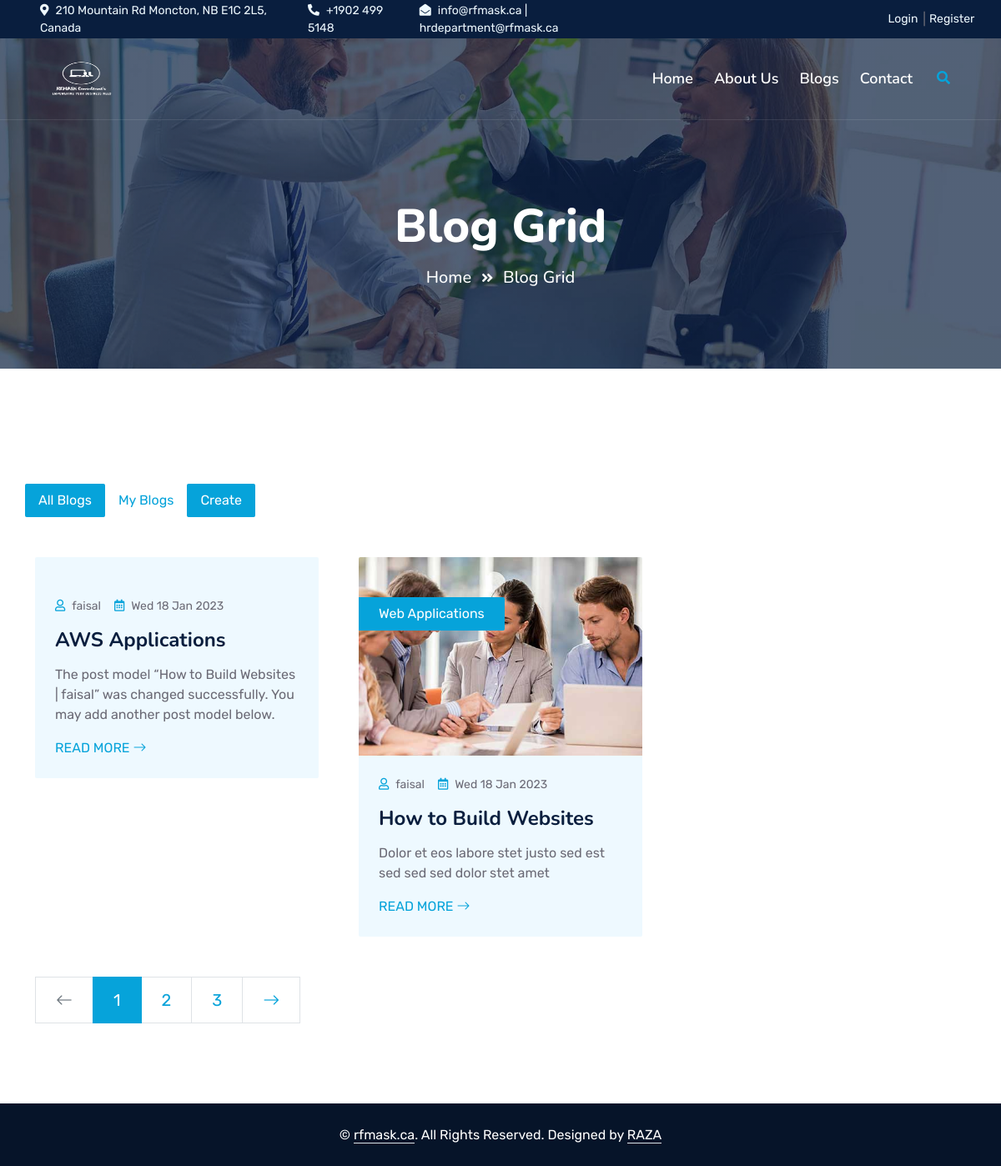
The page /blog/my_blog/ (signed in) on the database its author committed.
### blog/models.py (models this page shows, shortened)
class PostModel(models.Model):
    title = models.CharField(max_length=225)
    author = models.ForeignKey(User, on_delete=models.CASCADE)
    body = models.TextField()
    category = models.ForeignKey(BlogCategory, on_delete=models.CASCADE)
    date_created = models.DateTimeField(auto_now_add=True)
    image = models.ImageField(upload_to='post', validators=[
                              FileExtensionValidator(['png', 'jpg'])])
    class Meta:
        ordering = ('-date_created',)

class BlogCategory(models.Model):
    name = models.CharField(max_length=100)

### blog/views.py (the view)
# urls.py: path('my_blog/', views.my_blog, name='my_blog'),
def my_blog(request):
    context = {}
    user = request.user
    my_posts = PostModel.objects.filter(author=user)
    context['my_posts'] = my_posts
    return render(request, 'blog/my_blogs.html', context)

### templates/blog/my_blogs.html
{% extends 'home/base.html' %}
{% load static %}
{% block my_blog %}
<div class="container-fluid py-5 wow fadeInUp" data-wow-delay="0.1s">
    {% include 'blog/blog_nav.html'%}
    <div class="container py-5">
        <div class="row g-5">
            <div class="col-lg-8">
                <div class="row g-5">
                    {% for my_posts in my_posts %}
                    <div class="col-md-6 wow slideInUp" data-wow-delay="0.1s">
                        <div class="blog-item bg-light rounded overflow-hidden">
                            <div class="blog-img position-relative overflow-hidden">
                                <img class="img-fluid w-100" src="{{my_posts.image.url}}" alt="">
                                <a class="position-absolute top-0 start-0 bg-primary text-white rounded-end mt-5 py-2 px-4" href="">{{my_posts.category.name}}</a>
                            </div>
                            <div class="p-4">
                                <div class="d-flex mb-3">
                                    <small class="me-3"><i class="far fa-user text-primary me-2"></i>{{my_posts.author.username}}</small>
                                    <small><i class="far fa-calendar-alt text-primary me-2"></i>{{my_posts.date_created|date:"D d M Y"}}</small>
                                </div>
                                <h4 class="mb-3">{{my_posts.title}}</h4>
                                <p>{{my_posts.body}}</p>
                                <a class="text-uppercase" href="">Read More <i class="bi bi-arrow-right"></i></a>
                            </div>
                        </div>
                    </div>
                    {% endfor %}
                    <div class="col-12 wow slideInUp" data-wow-delay="0.1s">
                        <nav aria-label="Page navigation">
                          <ul class="pagination pagination-lg m-0">
                            <li class="page-item disabled">
                              <a class="page-link rounded-0" href="#" aria-label="Previous">
                                <span aria-hidden="true"><i class="bi bi-arrow-left"></i></span>
                              </a>
                            </li>
                            <li class="page-item active"><a class="page-link" href="#">1</a></li>
                            <li class="page-item"><a class="page-link" href="#">2</a></li>
                            <li class="page-item"><a class="page-link" href="#">3</a></li>
                            <li class="page-item">
                              <a class="page-link rounded-0" href="#" aria-label="Next">
                                <span aria-hidden="true"><i class="bi bi-arrow-right"></i></span>
                              </a>
                            </li>
                          </ul>
                        </nav>
                    </div>
                </div>
            </div>
        </div>
    </div>
</div>
{% endblock %}

### static/css/style.css (style rules this page uses)
:root { --primary: #06A3DA; --secondary: #34AD54; --light: #EEF9FF; --dark: #091E3E; }
h3, h4, .fw-semi-bold { font-weight: 700 !important; }
.team-item .team-img img, .blog-item .blog-img img { transition: .5s; }

### rows shown on the page
PostModel: author.username "faisal", date_created "Wed 18 Jan 2023", title "AWS Applications", body "The post model “How to Build Websites | faisal” was changed successfully. You may add another post model below."
PostModel: image (picture), category.name "Web Applications", author.username "faisal", date_created "Wed 18 Jan 2023", title "How to Build Websites", body "Dolor et eos labore stet justo sed est sed sed sed dolor stet amet"
